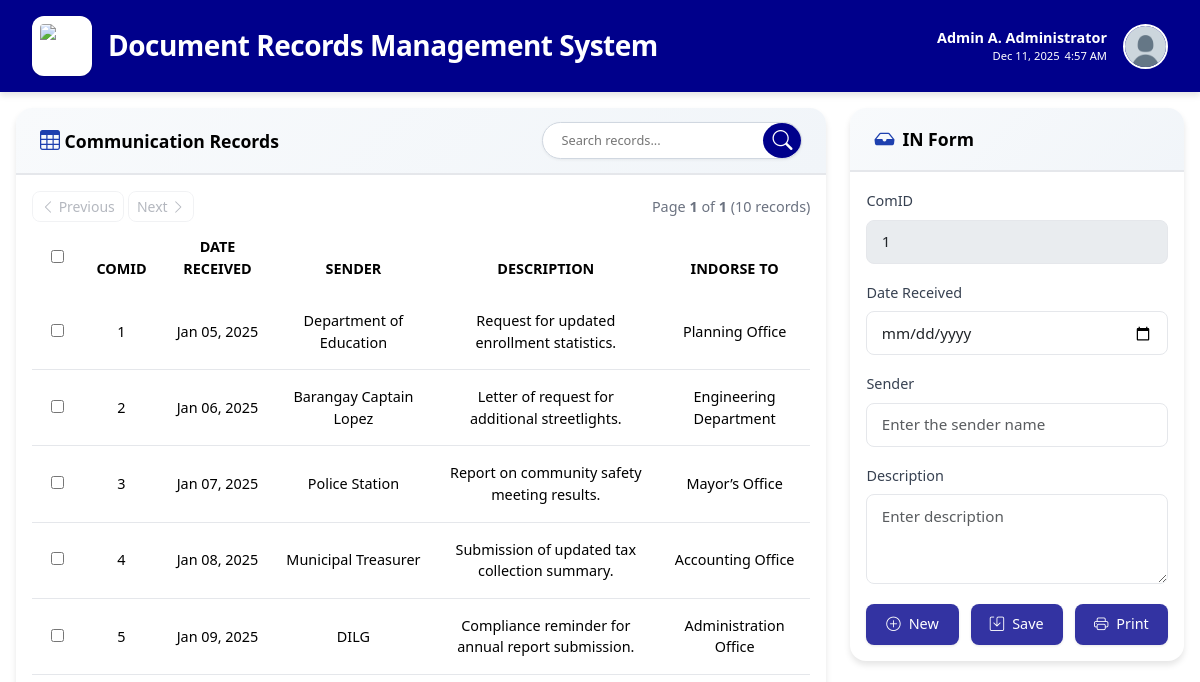
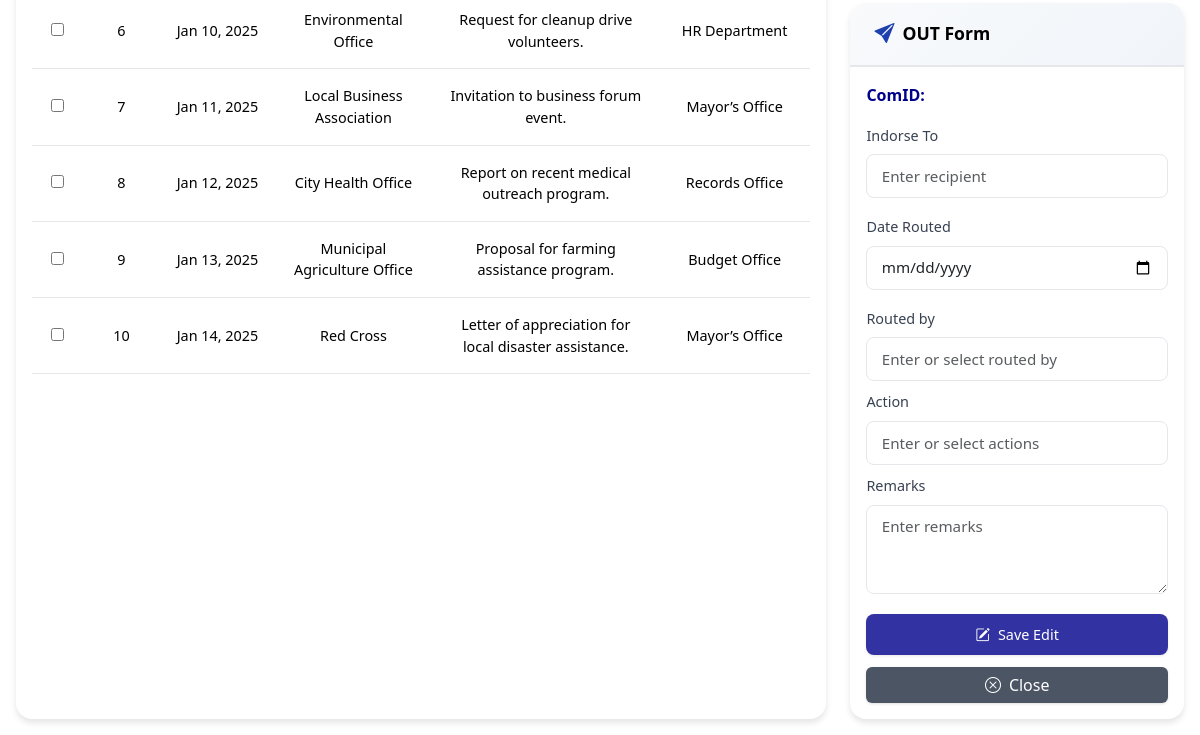
Before: /users/communication.php (signed in) with the older database file (2 pictures, top to bottom).
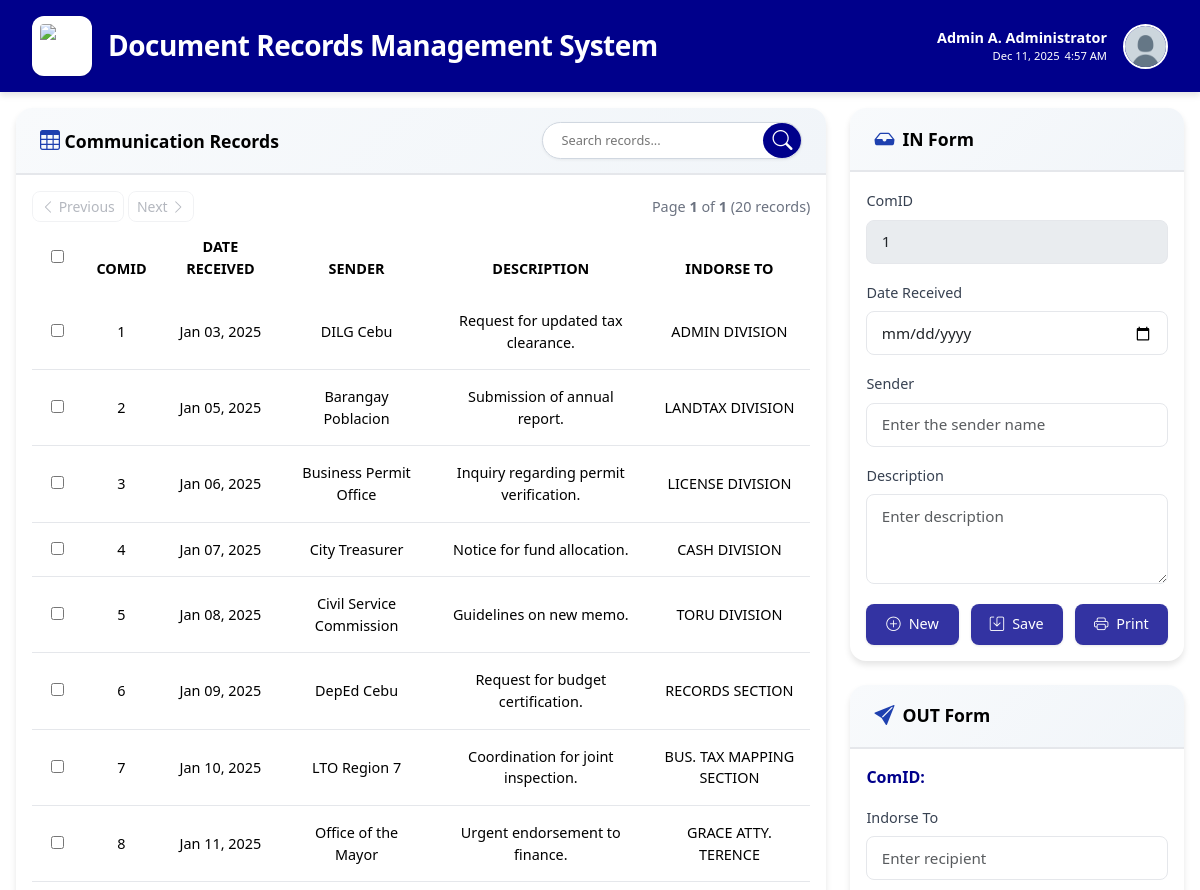
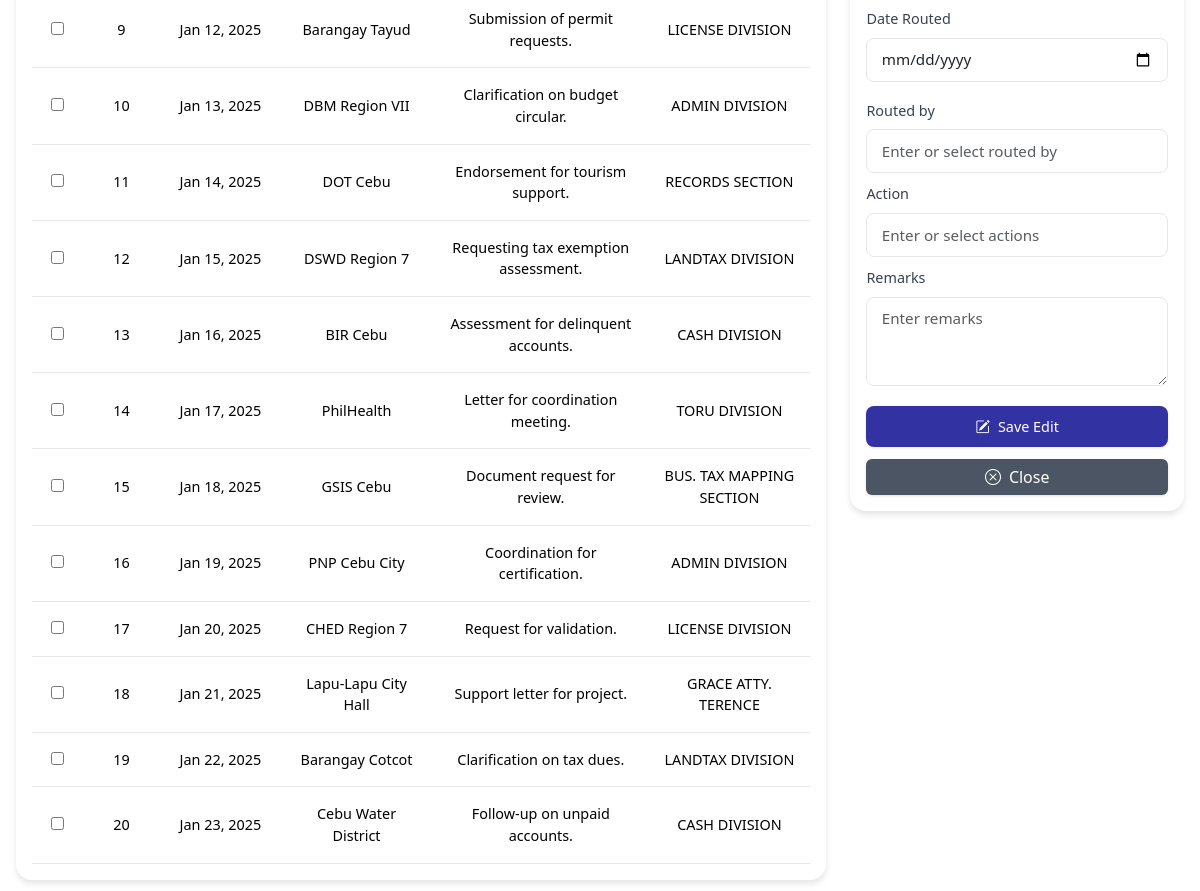
After: the same page with the newer database file (2 pictures, top to bottom).
### tables this page shows
CREATE TABLE `communications` (
  `id` int(11) NOT NULL,
  `user_id` int(11) NOT NULL,
  `com_id` varchar(100) NOT NULL,
  `date_received` date NOT NULL,
  `sender` varchar(255) NOT NULL,
  `description` text NOT NULL,
  `indorse_to` varchar(255) DEFAULT NULL,
  `date_routed` date DEFAULT NULL,
  `routed_by` varchar(255) DEFAULT NULL,
  `action_taken` varchar(255) DEFAULT NULL,
  `remarks` text DEFAULT NULL,
  `created_at` timestamp NOT NULL DEFAULT current_timestamp()
);

### users/communication.php (the view, shortened to what the changed rows need)
<!DOCTYPE html>
<html lang="en">
<head>
    <link href="https://cdn.jsdelivr.net/npm/bootstrap@5.3.2/dist/css/bootstrap.min.css" rel="stylesheet">
    <link href="https://cdn.jsdelivr.net/npm/bootstrap-icons/font/bootstrap-icons.css" rel="stylesheet">
    <link rel="stylesheet" href="https://cdnjs.cloudflare.com/ajax/libs/font-awesome/6.4.0/css/all.min.css">
    <link rel="stylesheet" href="../assets/css/users/communication.css">
</head>
<body>
    <div class="header">
        <h1>Document Records Management System</h1>
    </div>
    <div class="main-container">
        <div class="row g-4">
            <div class="col-lg-8 left-panel">
                <div class="card h-100">
                    <div class="card-body d-flex flex-column">
                        <div class="pagination-controls">
                            <div>
                                <a class="btn btn-outline-secondary btn-sm" href="">
                                </a>
                                <a class="btn btn-outline-secondary btn-sm" href="">
                                </a>
                            </div>
                            <div class="page-info">
                            </div>
                        </div>
                        <form method="POST" action="Controllers/CommunicationController.php">
                            <div class="table-responsive">
                                <table class="table table-hover align-middle" id="recordsTable">
                                    <thead>
                                        <tr>
                                            <th class="checkbox-cell"><input type="checkbox" id="selectAll"></th>
                                            <th>ComID</th>
                                            <th>Date Received</th>
                                            <th>Sender</th>
                                            <th>Description</th>
                                            <th>Indorse To</th>
                                        </tr>
                                    </thead>
                                    <tbody>
                                        <?php
                                        include '../db.php';
                                        $records = $conn->query("SELECT * FROM communications");
                                        if ($records->num_rows > 0) {
                                            while ($row = $records->fetch_assoc()) {
                                                $data = htmlspecialchars(json_encode($row), ENT_QUOTES, 'UTF-8');
                                                echo "<tr class='text-center' data-row='{$data}'>
                                                <td><input type='checkbox' class='rowCheckbox' name='delete_ids[]' value='{$row['id']}'></td>
                                                <td>{$row['com_id']}</td>
                                                <td>" . date("M d, Y", strtotime($row['date_received'])) . "</td>
                                                <td>{$row['sender']}</td>
                                                <td>{$row['description']}</td>
                                                <td>{$row['indorse_to']}</td>
                                            </tr>";
                                            }
                                        }
                                        ?>
                                    </tbody>
                                </table>
                            </div>
                        </form>
                    </div>
                </div>
            </div>
        </div>
    </div>
</body>
</html>

Changed rows visible on the page:
removed communications: com "1", date_received "Jan 05, 2025", sender "Department of Education", description "Request for updated enrollment statistics.", indorse_to "Planning Office"
removed communications: com "2", date_received "Jan 06, 2025", sender "Barangay Captain Lopez", description "Letter of request for additional streetlights.", indorse_to "Engineering Department"
removed communications: com "3", date_received "Jan 07, 2025", sender "Police Station", description "Report on community safety meeting results.", indorse_to "Mayor’s Office"
removed communications: com "4", date_received "Jan 08, 2025", sender "Municipal Treasurer", description "Submission of updated tax collection summary.", indorse_to "Accounting Office"
removed communications: com "5", date_received "Jan 09, 2025", sender "DILG", description "Compliance reminder for annual report submission.", indorse_to "Administration Office"
removed communications: com "6", date_received "Jan 10, 2025", sender "Environmental Office", description "Request for cleanup drive volunteers.", indorse_to "HR Department"
removed communications: com "7", date_received "Jan 11, 2025", sender "Local Business Association", description "Invitation to business forum event.", indorse_to "Mayor’s Office"
removed communications: com "8", date_received "Jan 12, 2025", sender "City Health Office", description "Report on recent medical outreach program.", indorse_to "Records Office"
removed communications: com "9", date_received "Jan 13, 2025", sender "Municipal Agriculture Office", description "Proposal for farming assistance program.", indorse_to "Budget Office"
removed communications: com "10", date_received "Jan 14, 2025", sender "Red Cross", description "Letter of appreciation for local disaster assistance.", indorse_to "Mayor’s Office"
added communications: com "1", date_received "Jan 03, 2025", sender "DILG Cebu", description "Request for updated tax clearance.", indorse_to "ADMIN DIVISION"
added communications: com "2", date_received "Jan 05, 2025", sender "Barangay Poblacion", description "Submission of annual report.", indorse_to "LANDTAX DIVISION"
added communications: com "3", date_received "Jan 06, 2025", sender "Business Permit Office", description "Inquiry regarding permit verification.", indorse_to "LICENSE DIVISION"
added communications: com "4", date_received "Jan 07, 2025", sender "City Treasurer", description "Notice for fund allocation.", indorse_to "CASH DIVISION"
added communications: com "5", date_received "Jan 08, 2025", sender "Civil Service Commission", description "Guidelines on new memo.", indorse_to "TORU DIVISION"
added communications: com "6", date_received "Jan 09, 2025", sender "DepEd Cebu", description "Request for budget certification.", indorse_to "RECORDS SECTION"
added communications: com "7", date_received "Jan 10, 2025", sender "LTO Region 7", description "Coordination for joint inspection.", indorse_to "BUS. TAX MAPPING SECTION"
added communications: com "8", date_received "Jan 11, 2025", sender "Office of the Mayor", description "Urgent endorsement to finance.", indorse_to "GRACE ATTY. TERENCE"
added communications: com "9", date_received "Jan 12, 2025", sender "Barangay Tayud", description "Submission of permit requests.", indorse_to "LICENSE DIVISION"
added communications: com "10", date_received "Jan 13, 2025", sender "DBM Region VII", description "Clarification on budget circular.", indorse_to "ADMIN DIVISION"
added communications: com "11", date_received "Jan 14, 2025", sender "DOT Cebu", description "Endorsement for tourism support.", indorse_to "RECORDS SECTION"
added communications: com "12", date_received "Jan 15, 2025", sender "DSWD Region 7", description "Requesting tax exemption assessment.", indorse_to "LANDTAX DIVISION"
added communications: com "13", date_received "Jan 16, 2025", sender "BIR Cebu", description "Assessment for delinquent accounts.", indorse_to "CASH DIVISION"
added communications: com "14", date_received "Jan 17, 2025", sender "PhilHealth", description "Letter for coordination meeting.", indorse_to "TORU DIVISION"
added communications: com "15", date_received "Jan 18, 2025", sender "GSIS Cebu", description "Document request for review.", indorse_to "BUS. TAX MAPPING SECTION"
added communications: com "16", date_received "Jan 19, 2025", sender "PNP Cebu City", description "Coordination for certification.", indorse_to "ADMIN DIVISION"
added communications: com "17", date_received "Jan 20, 2025", sender "CHED Region 7", description "Request for validation.", indorse_to "LICENSE DIVISION"
added communications: com "18", date_received "Jan 21, 2025", sender "Lapu-Lapu City Hall", description "Support letter for project.", indorse_to "GRACE ATTY. TERENCE"
added communications: com "19", date_received "Jan 22, 2025", sender "Barangay Cotcot", description "Clarification on tax dues.", indorse_to "LANDTAX DIVISION"
added communications: com "20", date_received "Jan 23, 2025", sender "Cebu Water District", description "Follow-up on unpaid accounts.", indorse_to "CASH DIVISION"
Other visible differences:
text written by a page script: "Page 1 of 1 (10 records)" → "Page 1 of 1 (20 records)"
